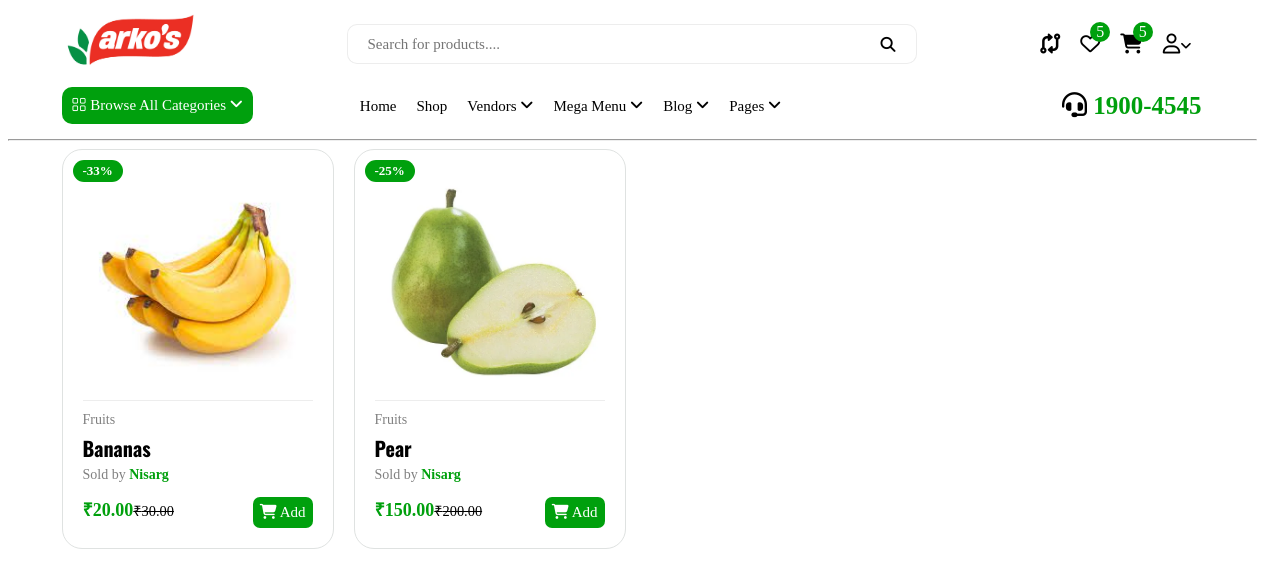
Screenshot of /category/cat2jdpqzhzox/ (signed in) with the database file from the repository.
### ecomapp/models.py (models this page shows, shortened)
class Product(models.Model):
    pid = ShortUUIDField(
        unique=True,
        length=10,
        max_length=20,
        alphabet="abcdefghijklmnopqrstuvwxyz12345",
    )
    title = models.CharField(max_length=100, default="Pear")
    image = models.ImageField(upload_to=user_directory_path, default="product.jpg")
    user = models.ForeignKey(User, on_delete=models.SET_NULL, null=True)
    category = models.ForeignKey(Category, on_delete=models.SET_NULL, null=True, related_name="categories")
    vendor = models.ForeignKey(Vendor, on_delete=models.SET_NULL, null=True, related_name="vendors")
    price = models.DecimalField(
        max_digits=999999999999, decimal_places=2, default="99.99"
    )
    old_price = models.DecimalField(
        max_digits=999999999999, decimal_places=2, default="199.99"
    )
    tags = TaggableManager(blank=True)
    product_status = models.CharField(
        choices=STATUS, max_length=20, default="in_review"
    )
    status = models.BooleanField(default=True)
    in_stock = models.BooleanField(default=True)
    featured = models.BooleanField(default=False)
    digital = models.BooleanField(default=False)
    sku = ShortUUIDField(
        unique=True, length=4, max_length=10, prefix="sku", alphabet="1234567890"
    )
    date = models.DateTimeField(auto_now_add=True)
    updated = models.DateTimeField(null=True, blank=True)
    description = HTMLField(null=True, blank=True, default="I am a product")
    specifications = HTMLField(null=True, blank=True)
    class Meta:
        verbose_name_plural = "Products"
    def get_percentage(self):
        new_price = ((self.old_price - self.price) / self.old_price) * 100
        return new_price

class Category(models.Model):
    cid = ShortUUIDField(
        unique=True,
        length=10,
        max_length=20,
        prefix="cat",
        alphabet="abcdefghijklmnopqrstuvwxyz12345",
    )
    title = models.CharField(max_length=100, default="Food")
    image = models.ImageField(upload_to="category", default="category.jpg")
    class Meta:
        verbose_name_plural = "Categories"
    def __str__(self):
        return self.title

class Vendor(models.Model):
    vid = ShortUUIDField(
        unique=True,
        length=10,
        max_length=20,
        prefix="ven",
        alphabet="abcdefghijklmnopqrstuvwxyz12345",
    )
    title = models.CharField(max_length=100, default="Nisarg")
    image = models.ImageField(upload_to=user_directory_path, default="vendor.jpg")
    cover_image = models.ImageField(upload_to=user_directory_path, default="vendor.jpg")
    description = HTMLField(null=True, blank=True, default="I am a vendor")
    address = models.CharField(
        max_length=100, default="Demo apt, demo street, demo city, demo pincode"
    )
    date = models.DateTimeField(auto_now_add=True, null=True)
    contact = models.CharField(max_length=100, default="+91 1234567890")
    chat_resp_time = models.CharField(max_length=100, default="100")
    shipping_on_time = models.CharField(max_length=100, default="100")
    authentic_rating = models.CharField(max_length=100, default="100")
    days_return = models.CharField(max_length=100, default="100")
    warranty_period = models.CharField(max_length=100, default="100")
    user = models.ForeignKey(User, on_delete=models.SET_NULL, null=True)
    class Meta:
        verbose_name_plural = "Vendors"
    def __str__(self):
        return self.title

### ecomapp/views.py (the view)
# urls.py: path('category/<cid>/', catprod, name="catprod"),
def catprod(request, cid):
    if request.user.is_authenticated:
        category = Category.objects.get(cid=cid)
        products = Product.objects.filter(product_status="published", category=category)
        context = {'category' : category, 'products' : products}
        return render(request, 'mains/catprod.html', context)
    else:
        return redirect("userauths:login")

### ecomapp/context_processors.py (called while the page is built)
def default(request):
    categories = Category.objects.all()
    vendors = Vendor.objects.all()
    address = Address.objects.get(user=request.user)
    return {'categories' : categories, 'address' : address, 'vendors' : vendors}

### templates/mains/catprod.html (shortened to what this page needs)
{% extends 'base.html' %}
{% block content %}
{% load static %}
<link rel="stylesheet" href="https://cdnjs.cloudflare.com/ajax/libs/font-awesome/6.4.0/css/all.min.css"
 />
<link rel="stylesheet" href="{% static 'css/index.css' %}">
<link rel="stylesheet" href="{% static 'css/catprod.css' %}">
<div class="cont">
    <div class="main">
        <div class="row">
            {% for p in products %}
            <div class="col">
                <div class="card">
                    <div class="percentage">-{{ p.get_percentage|floatformat:0 }}%</div>
                    <div class="prod-img">
                        <a href="{% url 'ecomapp:proddet' p.pid %}">
                            <img src="{{ p.image.url }}" alt="">
                        </a>
                    </div>
                    <div class="prod-det">
                        <a href="{% url 'ecomapp:catprod' p.category.cid %}"><p class="categ">{{ p.category }}</p></a>
                        <h2 class="title"><a href="{% url 'ecomapp:proddet' p.pid %}">{{ p.title }}</a></h2>
                        <p class="sold-by">Sold by <a href="{% url 'ecomapp:vendprod' p.vendor.vid %}"><span>{{ p.vendor }}</span></a></p>
                        <div class="prod-det-bot">
                            <div class="price">&#8377;{{ p.price }}<small>&#8377;{{ p.old_price }}</small></div>
                            <div class="prod-add">
                                <a href="#" class="add-cart">
                                    <i class="fa-solid fa-shopping-cart"></i>
                                    <span>Add</span>
                                </a>
                            </div>
                        </div>
                    </div>
                </div>
            </div>
            {% endfor %}
        </div>
    </div>
</div>
{% endblock %}

### static/css/base.css (style rules this page uses)
.cont { margin-right: auto; margin-left: auto; width: 100%; padding-left: calc((2rem)*.5); padding-right: calc((2rem)*.5); }
@media screen and (min-width: 576px) { .cont { max-width: 540px; } }
@media screen and (min-width: 768px) { .cont { max-width: 720px; } }
@media screen and (min-width: 992px) { .cont { max-width: 960px; } }
@media screen and (min-width: 1200px) { .cont { max-width: 1140px; } }

### static/css/index.css (style rules this page uses)
.main { width: 66%; float: right; }
.main .row { display: grid; grid-gap: 20px; grid-template-columns: 1fr 1fr 1fr; }
.card { border: 1px solid #dfe2e1; border-radius: 20px; background: #fff; -webkit-transition: 0.2s; }
.main .card .percentage { position: absolute; text-transform: uppercase; font-size: 13px; font-weight: 900; background: #00a00d; color: #fff; font-family: "Comic Sans MS"; padding: 3px 10px; border-radius: 20px; margin: 10px 0 0 10px; z-index: 9999; }
.main .row .col .prod-img { align-items: center; justify-content: center; padding: 20px; position: relative; width: 200px; height: 200px; }
.main .row .col .prod-img img { width: 100%; height: 100%; border-bottom: 1px solid #ededed; transition: all .3s ease-in-out; }
.main .row .col .prod-det { padding: 20px; }
.main .row .col .categ { font-size: 14px; font-weight: 400; font-family: "Comic Sans MS"; color: gray; margin-bottom: -15px; margin-top: -28px; }
.main .row .col .sold-by { font-size: 14px; font-weight: 400; font-family: "Comic Sans MS"; color: gray; margin-top: -15px; }
.main .row .col .sold-by a { font-weight: 900; color: #00a00d; text-decoration: none; }
.main .row .col .prod-det .title a { font-weight: 900; font-family: Oswald; color: #000; text-decoration: none; font-size: 20px; transition: 0.3s; }
.main .row .col .prod-det-bot { overflow: hidden; }
.main .row .col .prod-det-bot div { float: left; width: 50%; }
.main .row .col .price { font-size: 18px; color: #00a00d; font-weight: 600; font-family: "Comic Sans MS"; }
.main .row .col .price small { color: #000; }
.main .row .col .price small { font-size: 80%; font-weight: 400; text-decoration: line-through; display: inline-block; margin-right: 5px; }
.main .row .col .prod-add { text-align: right; }
.main .row .col .prod-add .add-cart { background-color: #00a00d; color: white; padding: 7px; text-decoration: none; font-size: 15px; font-family: "Comic Sans MS"; border-radius: 7px; width: max-content; display: inline-block; }

### static/css/catprod.css (style rules this page uses)
.main { width: 100%; }
.main .row { grid-template-columns: 1fr 1fr 1fr 1fr; }
.main .row .col .card .prod-img { width: 230px; height: 230px; }

### rows the page displays
Product: get_percentage "33", image (picture), category "Fruits", title "Bananas", vendor "Nisarg", price "20.00", old_price "30.00"
Product: get_percentage "25", image (picture), category "Fruits", title "Pear", vendor "Nisarg", price "150.00", old_price "200.00"
